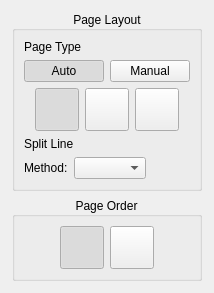
         <widget class="QWidget" name="scrollAreaWidgetContents">
          <layout class="QGridLayout" name="gridLayout_2">
           <item row="0" column="0">
            <spacer name="horizontalSpacer_7">
             <property name="orientation">
              <enum>Qt::Horizontal</enum>
             </property>
             <property name="sizeHint" stdset="0">
              <size>
               <width>1</width>
               <height>1</height>
              </size>
             </property>
            </spacer>
           </item>
           <item row="0" column="1">
            <widget class="QGroupBox" name="pageSplitGroup">
             <property name="title">
              <string>Page Layout</string>
             </property>
             <property name="alignment">
              <set>Qt::AlignCenter</set>
             </property>
             <layout class="QVBoxLayout" name="verticalLayout_8">
              <item>
               <widget class="SectionHeading" name="layoutTypeHeading">
                <property name="text">
                 <string>Page Type</string>
                </property>
                <property name="first">
                 <bool>true</bool>
                </property>
               </widget>
              </item>
              <item>
               <layout class="QHBoxLayout" name="layoutModeLayout">
                <item>
                 <widget class="QPushButton" name="layoutAutoBtn">
                  <property name="toolTip">
                   <string>Detect the page type automatically.</string>
                  </property>
                  <property name="text">
                   <string>Auto</string>
                  </property>
                  <property name="checkable">
                   <bool>true</bool>
                  </property>
                  <property name="checked">
                   <bool>true</bool>
                  </property>
                  <property name="autoExclusive">
                   <bool>true</bool>
                  </property>
                 </widget>
                </item>
                <item>
                 <widget class="QPushButton" name="layoutManualBtn">
                  <property name="toolTip">
                   <string>Use the page type chosen below.</string>
                  </property>
                  <property name="text">
                   <string>Manual</string>
                  </property>
                  <property name="checkable">
                   <bool>true</bool>
                  </property>
                  <property name="autoExclusive">
                   <bool>true</bool>
                  </property>
                 </widget>
                </item>
               </layout>
              </item>
              <item>
               <widget class="QWidget" name="pageLayoutGroup" native="true">
                <layout class="QHBoxLayout" name="horizontalLayout_2">
                 <property name="leftMargin">
                  <number>0</number>
                 </property>
                 <property name="topMargin">
                  <number>0</number>
                 </property>
                 <property name="rightMargin">
                  <number>0</number>
                 </property>
                 <property name="bottomMargin">
                  <number>0</number>
                 </property>
                 <item>
                  <spacer name="horizontalSpacer_5">
                   <property name="orientation">
                    <enum>Qt::Horizontal</enum>
                   </property>
                   <property name="sizeHint" stdset="0">
                    <size>
                     <width>1</width>
                     <height>1</height>
                    </size>
                   </property>
                  </spacer>
                 </item>
                 <item>
                  <widget class="QToolButton" name="singlePageUncutBtn">
                   <property name="minimumSize">
                    <size>
                     <width>42</width>
                     <height>42</height>
                    </size>
                   </property>
                   <property name="toolTip">
                    <string>One page, not split.</string>
                   </property>
                   <property name="icon">
                    <iconset resource="../resources/resources.qrc">
                     <normaloff>:/icons/single_page_uncut.svg</normaloff>:/icons/single_page_uncut.svg</iconset>
                   </property>
                   <property name="iconSize">
                    <size>
                     <width>36</width>
                     <height>36</height>
                    </size>
                   </property>
                   <property name="checkable">
                    <bool>true</bool>
                   </property>
                   <property name="checked">
                    <bool>true</bool>
                   </property>
                   <property name="autoExclusive">
                    <bool>true</bool>
                   </property>
                  </widget>
                 </item>
                 <item>
                  <widget class="QToolButton" name="pagePlusOffcutBtn">
                   <property name="minimumSize">
                    <size>
                     <width>42</width>
                     <height>42</height>
                    </size>
                   </property>
                   <property name="toolTip">
                    <string>One page and a strip to cut off, such as the edge of the opposite page.</string>
                   </property>
                   <property name="icon">
                    <iconset resource="../resources/resources.qrc">
                     <normaloff>:/icons/right_page_plus_offcut.svg</normaloff>:/icons/right_page_plus_offcut.svg</iconset>
                   </property>
                   <property name="iconSize">
                    <size>
                     <width>36</width>
                     <height>36</height>
                    </size>
                   </property>
                   <property name="checkable">
                    <bool>true</bool>
                   </property>
                   <property name="autoExclusive">
                    <bool>true</bool>
                   </property>
                  </widget>
                 </item>
                 <item>
                  <widget class="QToolButton" name="twoPagesBtn">
                   <property name="minimumSize">
                    <size>
                     <width>42</width>
                     <height>42</height>
                    </size>
                   </property>
                   <property name="toolTip">
                    <string>Two pages, split into two.</string>
                   </property>
                   <property name="icon">
                    <iconset resource="../resources/resources.qrc">
                     <normaloff>:/icons/two_pages.svg</normaloff>:/icons/two_pages.svg</iconset>
                   </property>
                   <property name="iconSize">
                    <size>
                     <width>36</width>
                     <height>36</height>
                    </size>
                   </property>
                   <property name="checkable">
                    <bool>true</bool>
                   </property>
                   <property name="autoExclusive">
                    <bool>true</bool>
                   </property>
                  </widget>
                 </item>
                 <item>
                  <spacer name="horizontalSpacer_6">
                   <property name="orientation">
                    <enum>Qt::Horizontal</enum>
                   </property>
                   <property name="sizeHint" stdset="0">
                    <size>
                     <width>1</width>
                     <height>1</height>
                    </size>
                   </property>
                  </spacer>
                 </item>
                </layout>
               </widget>
              </item>
              <item>
               <widget class="SectionHeading" name="splitLineHeading">
                <property name="text">
                 <string>Split Line</string>
                </property>
               </widget>
              </item>
              <item>
               <layout class="QHBoxLayout" name="detectionMethodLayout">
                <item>
                 <widget class="QLabel" name="detectionMethodLabel">
                  <property name="buddy">
                   <cstring>detectionMethodBox</cstring>
                  </property>
                  <property name="toolTip">
                   <string>How the split line is detected automatically on new pages. &quot;Edges&quot; takes the vertical line closest to the center, which can be the edge of a photo. &quot;Spine line&quot; looks for the spine as a thin line that is darker than both sides of it over the whole height of the page; if it finds none, &quot;Edges&quot; is used.</string>
                  </property>
                  <property name="text">
                   <string>Method:</string>
                  </property>
                 </widget>
                </item>
                <item>
                 <widget class="QComboBox" name="detectionMethodBox">
                  <property name="toolTip">
                   <string>How the split line is detected automatically on new pages. &quot;Edges&quot; takes the vertical line closest to the center, which can be the edge of a photo. &quot;Spine line&quot; looks for the spine as a thin line that is darker than both sides of it over the whole height of the page; if it finds none, &quot;Edges&quot; is used.</string>
                  </property>
                 </widget>
                </item>
                <item>
                 <spacer name="detectionMethodSpacer">
                  <property name="orientation">
                   <enum>Qt::Horizontal</enum>
                  </property>
                  <property name="sizeHint" stdset="0">
                   <size>
                    <width>1</width>
                    <height>1</height>
                   </size>
                  </property>
                 </spacer>
                </item>
               </layout>
              </item>
             </layout>
            </widget>
           </item>
           <item row="0" column="2">
            <spacer name="horizontalSpacer_8">
             <property name="orientation">
              <enum>Qt::Horizontal</enum>
             </property>
             <property name="sizeHint" stdset="0">
              <size>
               <width>1</width>
               <height>1</height>
              </size>
             </property>
            </spacer>
           </item>
           <item row="1" column="1">
            <widget class="QGroupBox" name="pageOrderGroup">
             <property name="title">
              <string>Page Order</string>
             </property>
             <property name="alignment">
              <set>Qt::AlignCenter</set>
             </property>
             <layout class="QHBoxLayout" name="pageOrderLayout">
              <item>
               <spacer>
                <property name="orientation">
                 <enum>Qt::Horizontal</enum>
                </property>
                <property name="sizeHint" stdset="0">
                 <size>
                  <width>1</width>
                  <height>1</height>
                 </size>
                </property>
               </spacer>
              </item>
              <item>
               <widget class="QToolButton" name="leftFirstBtn">
                <property name="minimumSize">
                 <size>
                  <width>42</width>
                  <height>42</height>
                 </size>
                </property>
                <property name="toolTip">
                 <string>The left half of a split page comes first, as in most books. Applies to new projects.</string>
                </property>
                <property name="icon">
                 <iconset resource="../resources/resources.qrc">
                  <normaloff>:/icons/page_order_left_first.svg</normaloff>:/icons/page_order_left_first.svg</iconset>
                </property>
                <property name="iconSize">
                 <size>
                  <width>36</width>
                  <height>36</height>
                 </size>
                </property>
                <property name="checkable">
                 <bool>true</bool>
                </property>
                <property name="checked">
                 <bool>true</bool>
                </property>
                <property name="autoExclusive">
                 <bool>true</bool>
                </property>
               </widget>
              </item>
              <item>
               <widget class="QToolButton" name="rightFirstBtn">
                <property name="minimumSize">
                 <size>
                  <width>42</width>
                  <height>42</height>
                 </size>
                </property>
                <property name="toolTip">
                 <string>The right half of a split page comes first, as in Hebrew, Arabic or Japanese books. Applies to new projects.</string>
                </property>
                <property name="icon">
                 <iconset resource="../resources/resources.qrc">
                  <normaloff>:/icons/page_order_right_first.svg</normaloff>:/icons/page_order_right_first.svg</iconset>
                </property>
                <property name="iconSize">
                 <size>
                  <width>36</width>
                  <height>36</height>
                 </size>
                </property>
                <property name="checkable">
                 <bool>true</bool>
                </property>
                <property name="autoExclusive">
                 <bool>true</bool>
                </property>
               </widget>
              </item>
              <item>
               <spacer>
                <property name="orientation">
                 <enum>Qt::Horizontal</enum>
                </property>
                <property name="sizeHint" stdset="0">
                 <size>
                  <width>1</width>
                  <height>1</height>
                 </size>
                </property>
               </spacer>
              </item>
             </layout>
            </widget>
           </item>
           <item row="2" column="1">
            <spacer name="verticalSpacer_4">
             <property name="orientation">
              <enum>Qt::Vertical</enum>
             </property>
             <property name="sizeHint" stdset="0">
              <size>
               <width>1</width>
               <height>1</height>
              </size>
             </property>
            </spacer>
           </item>
          </layout>
         </widget>
